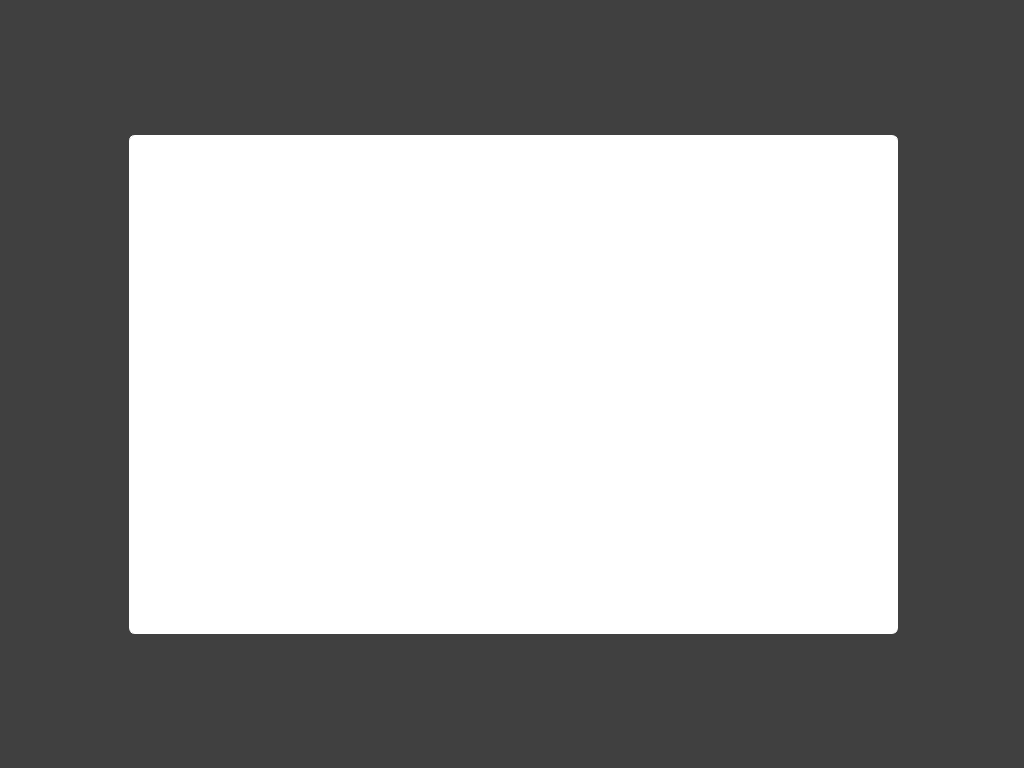
<?xml version="1.0" encoding="UTF-8"?>
<ui version="4.0">
 <class>MessageDialog</class>
 <widget class="QFrame" name="MessageDialog">
  <property name="geometry">
   <rect>
    <x>0</x>
    <y>0</y>
    <width>1024</width>
    <height>768</height>
   </rect>
  </property>
  <property name="minimumSize">
   <size>
    <width>1024</width>
    <height>768</height>
   </size>
  </property>
  <property name="maximumSize">
   <size>
    <width>1024</width>
    <height>768</height>
   </size>
  </property>
  <property name="windowTitle">
   <string>Dialog</string>
  </property>
  <property name="styleSheet">
   <string notr="true">#MessageDialog {
	background-color : rgba(0,0,0,50%);
}

#messageDialogWidget {
	background-color : white;
	border : 1px solid white;	
	border-radius : 6%;
}</string>
  </property>
  <widget class="QWidget" name="messageDialogWidget" native="true">
   <property name="geometry">
    <rect>
     <x>129</x>
     <y>135</y>
     <width>769</width>
     <height>499</height>
    </rect>
   </property>
   <property name="minimumSize">
    <size>
     <width>769</width>
     <height>499</height>
    </size>
   </property>
   <property name="maximumSize">
    <size>
     <width>1024</width>
     <height>768</height>
    </size>
   </property>
   <widget class="ClickableQWidget" name="close_button_container" native="true">
    <property name="geometry">
     <rect>
      <x>700</x>
      <y>0</y>
      <width>71</width>
      <height>71</height>
     </rect>
    </property>
    <property name="sizePolicy">
     <sizepolicy hsizetype="MinimumExpanding" vsizetype="MinimumExpanding">
      <horstretch>0</horstretch>
      <verstretch>0</verstretch>
     </sizepolicy>
    </property>
    <property name="minimumSize">
     <size>
      <width>50</width>
      <height>50</height>
     </size>
    </property>
    <layout class="QVBoxLayout" name="verticalLayout">
     <item>
      <widget class="QWidget" name="close_button" native="true">
       <property name="minimumSize">
        <size>
         <width>50</width>
         <height>50</height>
        </size>
       </property>
       <property name="maximumSize">
        <size>
         <width>16777215</width>
         <height>16777215</height>
        </size>
       </property>
       <property name="styleSheet">
        <string notr="true">#close_button {
	background-image: url(:/assets/images/cancel_2.png);
	background-repeat: no-repeat;
	background-position: center;
}</string>
       </property>
      </widget>
     </item>
    </layout>
   </widget>
   <widget class="QWidget" name="gridLayoutWidget">
    <property name="geometry">
     <rect>
      <x>-1</x>
      <y>70</y>
      <width>771</width>
      <height>431</height>
     </rect>
    </property>
    <layout class="QGridLayout" name="messageDialogContainer"/>
   </widget>
  </widget>
 </widget>
 <customwidgets>
  <customwidget>
   <class>ClickableQWidget</class>
   <extends>QWidget</extends>
   <header location="global">clickableqwidget.h</header>
   <container>1</container>
  </customwidget>
 </customwidgets>
 <resources/>
 <connections/>
</ui>
